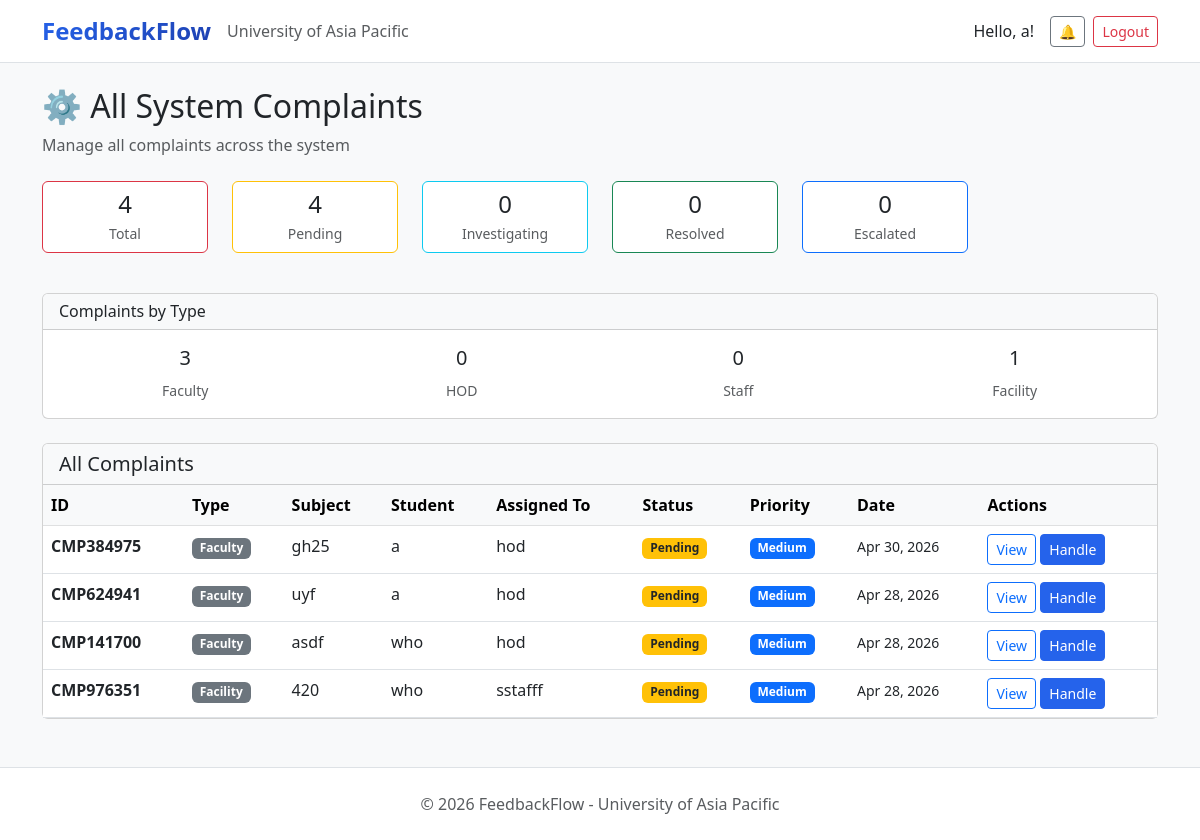
/complaints/admin/list/ (signed in), run on an earlier commit of the app's database.
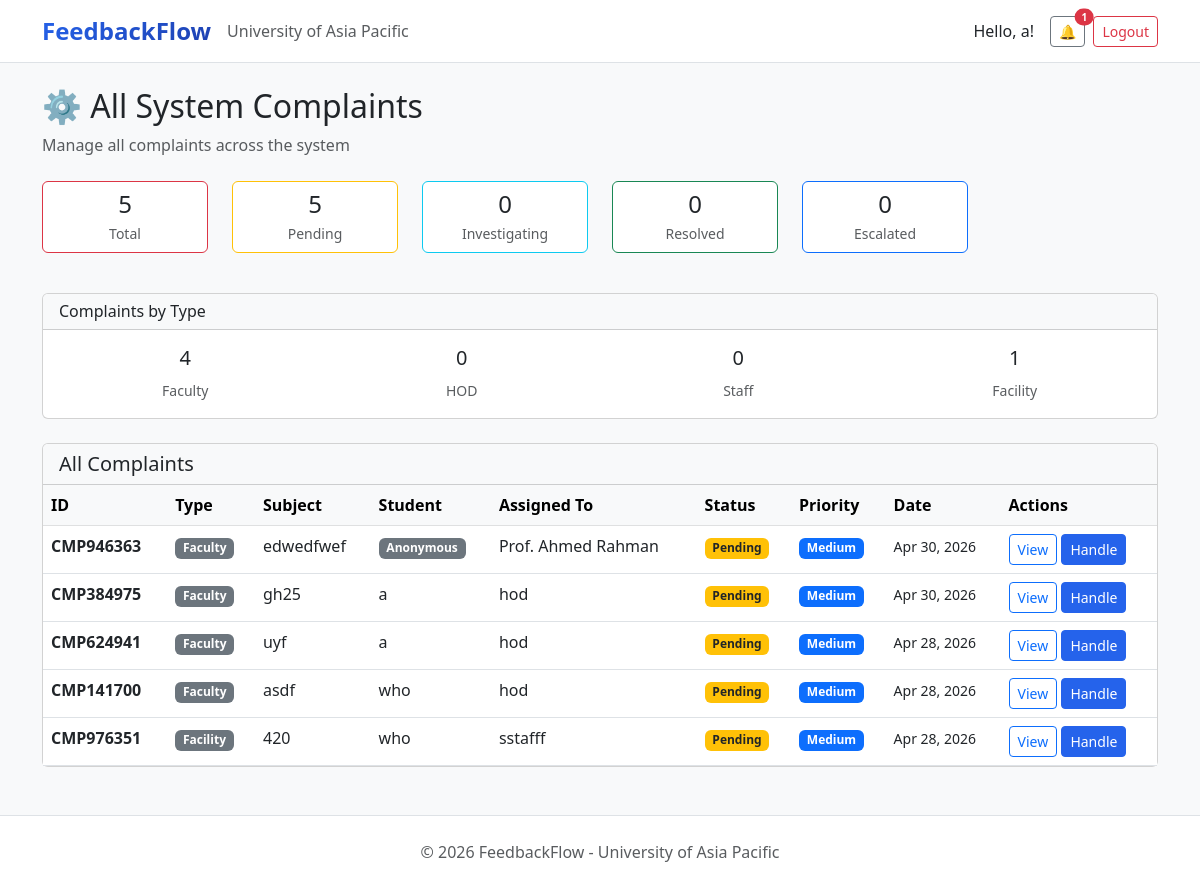
And on a later commit of the database.
### complaints/models.py (models this page shows, shortened)
class Complaint(models.Model):
    COMPLAINT_TYPE_CHOICES = (
        ('Faculty', 'Complaint about Faculty'),
        ('HOD', 'Complaint about HOD'),
        ('Staff', 'Complaint about Staff'),
        ('Facility', 'Facility Issue'),
    )
    STATUS_CHOICES = (
        ('Pending', 'Pending Review'),
        ('Under Investigation', 'Under Investigation'),
        ('Resolved', 'Resolved'),
        ('Escalated', 'Escalated to Higher Authority'),
    )
    PRIORITY_CHOICES = (
        ('Low', 'Low'),
        ('Medium', 'Medium'),
        ('High', 'High'),
        ('Urgent', 'Urgent'),
    )
    student = models.ForeignKey(
        settings.AUTH_USER_MODEL,
        on_delete=models.CASCADE,
        related_name='complaints_submitted'
    )
    complaint_type = models.CharField(max_length=20, choices=COMPLAINT_TYPE_CHOICES)
    subject = models.CharField(max_length=200)
    description = models.TextField()
    faculty_concerned = models.ForeignKey(
        settings.AUTH_USER_MODEL,
        on_delete=models.SET_NULL,
        null=True,
        blank=True,
        related_name='complaints_against',
        limit_choices_to={'role__in': ['Faculty', 'HOD', 'Staff']}
    )
    location = models.CharField(max_length=200, blank=True, null=True, help_text='For facility issues')
    status = models.CharField(max_length=30, choices=STATUS_CHOICES, default='Pending')
    priority = models.CharField(max_length=10, choices=PRIORITY_CHOICES, default='Medium')
    assigned_to = models.ForeignKey(
        settings.AUTH_USER_MODEL,
        on_delete=models.SET_NULL,
        null=True,
        blank=True,
        related_name='complaints_assigned'
    )
    is_anonymous = models.BooleanField(default=False)
    submitted_at = models.DateTimeField(auto_now_add=True)
    updated_at = models.DateTimeField(auto_now=True)
    resolved_at = models.DateTimeField(null=True, blank=True)
    tracking_id = models.CharField(max_length=20, unique=True, editable=False)
    class Meta:
        ordering = ['-submitted_at']
        verbose_name = 'Complaint'
        verbose_name_plural = 'Complaints'

### users/models.py (models this page shows, shortened)
class User(AbstractBaseUser, PermissionsMixin):
    ROLE_CHOICES = (
        ('Student', 'Student'),
        ('Faculty', 'Faculty'),
        ('HOD', 'Head of Department'),
        ('Staff', 'Staff'),
        ('Admin', 'Administrator'),
    )
    DEPARTMENT_CHOICES = (
        ('DBA', 'Department of Business Administration'),
        ('CSE', 'Department of Computer Science and Engineering'),
        ('CE', 'Department of Civil Engineering'),
        ('EEE', 'Department of Electrical and Electronic Engineering'),
        ('Pharmacy', 'Department of Pharmacy'),
        ('Law', 'Department of Law and Human Rights'),
        ('English', 'Department of English'),
        ('Architecture', 'Department of Architecture'),
    )
    email = models.EmailField(unique=True, max_length=255)
    full_name = models.CharField(max_length=150)
    role = models.CharField(max_length=20, choices=ROLE_CHOICES)
    department = models.CharField(max_length=100, choices=DEPARTMENT_CHOICES, null=True, blank=True)
    student_id = models.CharField(max_length=50, unique=True, null=True, blank=True)
    is_active = models.BooleanField(default=True)
    is_staff = models.BooleanField(default=False)
    created_at = models.DateTimeField(auto_now_add=True)
    updated_at = models.DateTimeField(auto_now=True)
    USERNAME_FIELD = 'email'
    REQUIRED_FIELDS = ['full_name']
    objects = UserManager()
    class Meta:
        verbose_name = 'User'
        verbose_name_plural = 'Users'
        ordering = ['-created_at']
    def get_short_name(self):
        return self.full_name.split()[0] if self.full_name else self.email

### complaints/views.py (the view)
# urls.py: path('admin/list/', views.admin_complaints_list, name='admin_complaints_list'),
@login_required
def admin_complaints_list(request):
    if request.user.role != 'Admin':
        messages.error(request, 'Access denied. Admin only.')
        return redirect('login')
    complaints_list = Complaint.objects.all().order_by('-submitted_at')
    total_complaints = complaints_list.count()
    pending = complaints_list.filter(status='Pending').count()
    investigating = complaints_list.filter(status='Under Investigation').count()
    resolved = complaints_list.filter(status='Resolved').count()
    escalated = complaints_list.filter(status='Escalated').count()
    faculty_complaints = complaints_list.filter(complaint_type='Faculty').count()
    hod_complaints = complaints_list.filter(complaint_type='HOD').count()
    staff_complaints = complaints_list.filter(complaint_type='Staff').count()
    facility_complaints = complaints_list.filter(complaint_type='Facility').count()
    context = {
        'complaints_list': complaints_list,
        'total_complaints': total_complaints,
        'pending': pending,
        'investigating': investigating,
        'resolved': resolved,
        'escalated': escalated,
        'faculty_complaints': faculty_complaints,
        'hod_complaints': hod_complaints,
        'staff_complaints': staff_complaints,
        'facility_complaints': facility_complaints,
        'page_title': 'All Complaints'
    }
    return render(request, 'complaints/admins_complaints_list.html', context)

### users/context_processors.py (called while the page is built)
def notifications_count(request):
    if request.user.is_authenticated:
        from users.models import Notification
        count = Notification.objects.filter(
            recipient=request.user,
            is_read=False
        ).count()
        return {'unread_notifications_count': count}
    return {'unread_notifications_count': 0}

### complaints/templates/complaints/admins_complaints_list.html (shortened to what the changed rows need)
{% extends 'users/base.html' %}
{% block content %}
<div class="container mt-4">
    <div class="mb-4">
        <h2>⚙️ All System Complaints</h2>
    </div>
    <div class="row mb-4">
        <div class="col-lg-2 col-md-4 mb-3">
            <div class="card border-danger">
                <div class="card-body text-center p-2">
                    <h4 class="mb-1">{{ total_complaints }}</h4>
                    <p class="text-muted mb-0 small">Total</p>
                </div>
            </div>
        </div>
        <div class="col-lg-2 col-md-4 mb-3">
            <div class="card border-warning">
                <div class="card-body text-center p-2">
                    <h4 class="mb-1">{{ pending }}</h4>
                    <p class="text-muted mb-0 small">Pending</p>
                </div>
            </div>
        </div>
    </div>
    <div class="row mb-4">
        <div class="col-12">
            <div class="card">
                <div class="card-body">
                    <div class="row text-center">
                        <div class="col">
                            <h5>{{ faculty_complaints }}</h5>
                            <small class="text-muted">Faculty</small>
                        </div>
                    </div>
                </div>
            </div>
        </div>
    </div>
    {% if complaints_list %}
        <div class="card">
            <div class="card-body p-0">
                <div class="table-responsive">
                    <table class="table table-hover mb-0">
                        <thead class="table-light">
                            <tr>
                                <th>ID</th>
                                <th>Type</th>
                                <th>Subject</th>
                                <th>Student</th>
                                <th>Assigned To</th>
                                <th>Status</th>
                                <th>Priority</th>
                                <th>Date</th>
                                <th>Actions</th>
                            </tr>
                        </thead>
                        <tbody>
                            {% for complaint in complaints_list %}
                            <tr>
                                <td><strong>{{ complaint.tracking_id }}</strong></td>
                                <td><span class="badge bg-secondary">{{ complaint.complaint_type }}</span></td>
                                <td>{{ complaint.subject|truncatewords:4 }}</td>
                                <td>
                                    {% if complaint.is_anonymous %}
                                        <span class="badge bg-secondary">Anonymous</span>
                                    {% else %}
                                        {{ complaint.student.full_name }}
                                    {% endif %}
                                </td>
                                <td>{{ complaint.assigned_to.full_name }}</td>
                                <td>
                                    <span class="badge
                                        {% if complaint.status == 'Pending' %}bg-warning text-dark
                                        {% elif complaint.status == 'Under Investigation' %}bg-info
                                        {% elif complaint.status == 'Resolved' %}bg-success
                                        {% elif complaint.status == 'Escalated' %}bg-danger
                                        {% endif %}">
                                        {{ complaint.status }}
                                    </span>
                                </td>
                                <td>
                                    <span class="badge
                                        {% if complaint.priority == 'Low' %}bg-secondary
                                        {% elif complaint.priority == 'Medium' %}bg-primary
                                        {% elif complaint.priority == 'High' %}bg-warning text-dark
                                        {% elif complaint.priority == 'Urgent' %}bg-danger
                                        {% endif %}">
                                        {{ complaint.priority }}
                                    </span>
                                </td>
                                <td><small>{{ complaint.submitted_at|date:"M d, Y" }}</small></td>
                                <td>
                                    <a href="{% url 'complaint_detail' complaint.id %}" class="btn btn-sm btn-outline-primary">
                                        View
                                    </a>
                                    <a href="{% url 'handle_complaint' complaint.id %}" class="btn btn-sm btn-primary">
                                        Handle
                                    </a>
                                </td>
                            </tr>
                            {% endfor %}
                        </tbody>
                    </table>
                </div>
            </div>
        </div>
    {% endif %}
</div>
{% endblock %}

### users/templates/users/base.html (shortened to what this page needs)
<!DOCTYPE html>
<html lang="en">
<head>
    <link href="https://cdn.jsdelivr.net/npm/bootstrap@5.3.0/dist/css/bootstrap.min.css" rel="stylesheet">
</head>
<body>
    <nav class="navbar navbar-expand-lg navbar-light bg-white border-bottom">
        <div class="container">
            <a class="navbar-brand" href="/">FeedbackFlow</a>
            <span class="text-muted">University of Asia Pacific</span>
            {% if user.is_authenticated %}
            <div class="ms-auto d-flex align-items-center">
                <span class="me-3">Hello, {{ user.get_short_name }}!</span>
                <a href="{% url 'notifications' %}" class="btn btn-sm btn-outline-secondary me-2 position-relative">
                    🔔
                    {% if unread_notifications_count > 0 %}
                        <span class="position-absolute top-0 start-100 translate-middle badge rounded-pill bg-danger" style="font-size:10px;">
                            {{ unread_notifications_count }}
                        </span>
                    {% endif %}
                </a>
                <a href="{% url 'logout' %}" class="btn btn-outline-danger btn-sm">Logout</a>
            </div>
            {% endif %}
        </div>
    </nav>
    <main>
        {% block content %}{% endblock %}
    </main>
    <footer class="text-center text-muted py-4 mt-5 bg-white border-top">
        <p class="mb-0">&copy; 2026 FeedbackFlow - University of Asia Pacific</p>
    </footer>
</body>
</html>

What changed in the data, as far as the page shows it:
added Complaint: tracking_id "CMP946363", complaint_type "Faculty", subject "edwedfwef", is_anonymous "Anonymous", assigned_to.full_name "Prof. Ahmed Rahman", status "Pending", priority "Medium", submitted_at "Apr 30, 2026"
Also different on the page:
{{ unread_notifications_count }}: (not shown) → "1"
{{ total_complaints }}: "4" → "5"
{{ pending }}: "4" → "5"
{{ faculty_complaints }}: "3" → "4"
